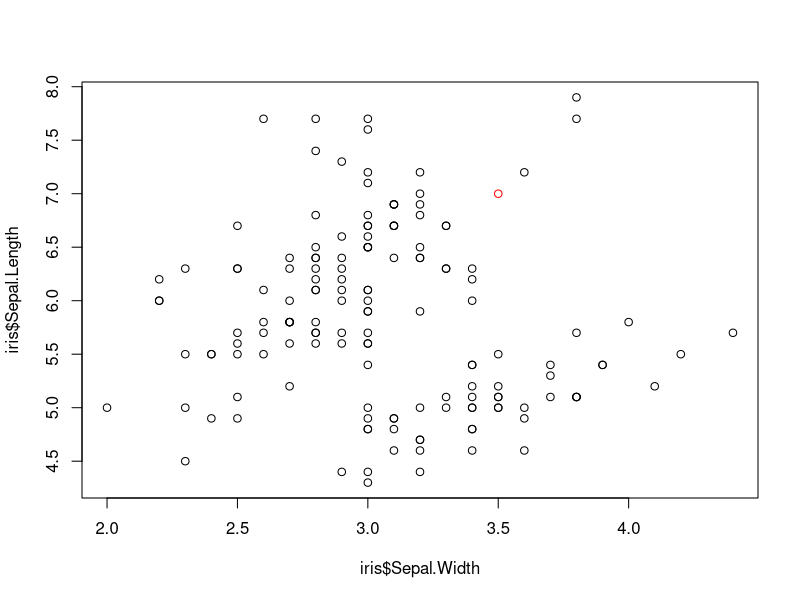

The R script that drew this image: (Note: this script raises an error after producing the figure.)


# Creates a scatter plot
plot(x = iris$Sepal.Width, y = iris$Sepal.Length)

# Adds a red dot to the center of the plot at the coordinates
# at x and y
points(x = 3.5, y = 7, col = "red")

# Drew a linear curve through the center of the plot
# It knew to go through the red dot
curve(
  line_point_slope(
    x, 
    data_center_x, 
    data_center_y,
    -0.1), 
  add = TRUE)


# Created a variable trial_x valued at 3.6
trial_x = 3.6

# Created a variable trial_y valued at 6.9
trial_y = 6.9


points(x = trial_x, y = trial_y, col = "red")

#This draws a red dot at the coordinates 2 and 5
points(x = 2, y = 5, col = "red")
